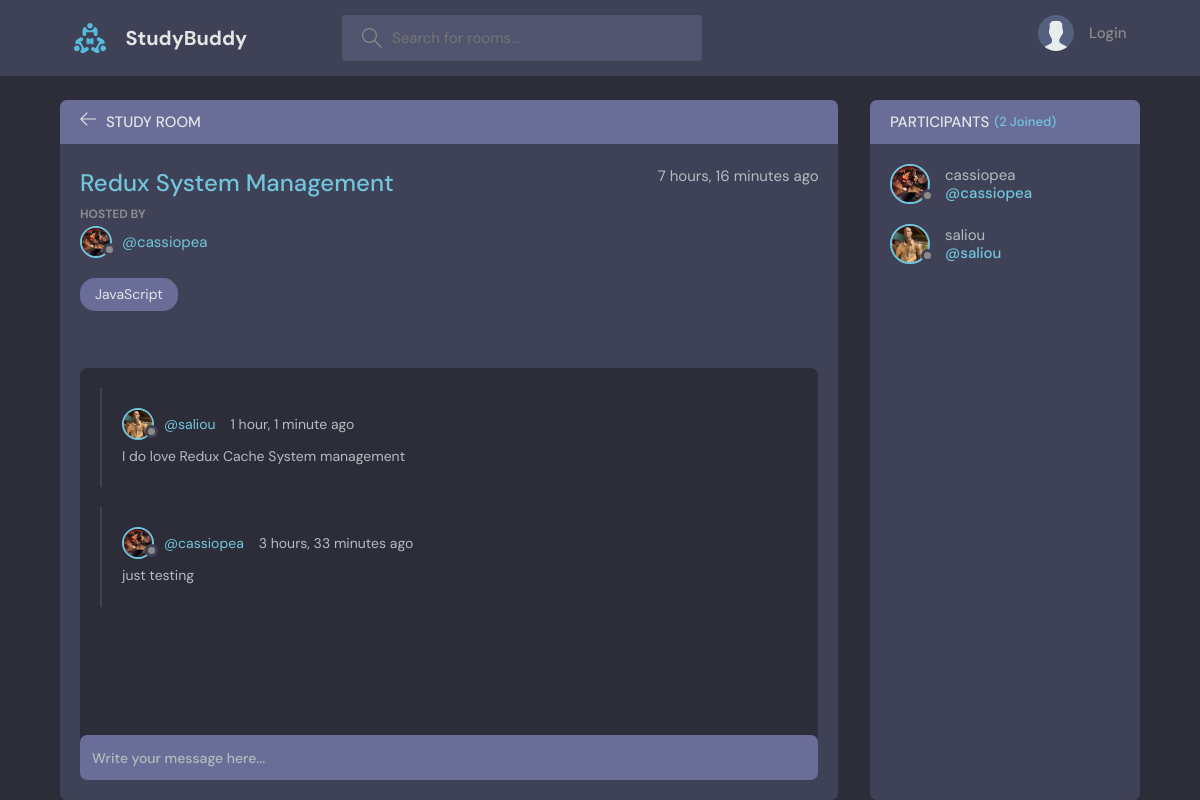
The app's page /rooms/1 with its own data.
### base/models.py (models this page shows, shortened)
class Room ( models.Model ) :
    host = models.ForeignKey ( 'User', on_delete = models.SET_NULL, null = True )
    participants = models.ManyToManyField (
        'User',
        related_name = 'participants',
        blank = True
    )
    topic = models.ForeignKey ( Topic , on_delete = models.SET_NULL, null = True )
    name = models.CharField ( max_length = 200 )
    description = models.TextField ( null = True , blank = True )
    created = models.DateTimeField ( auto_now_add = True )
    updated = models.DateTimeField ( auto_now = True )
    class Meta:
        ordering = [ '-updated', '-created' ]

class User ( AbstractUser ) :
    name = models.CharField ( max_length = 200 , null = True  )
    email = models.EmailField ( unique = True , null = True  )
    bio = models.TextField ( null = True )
    avatar = models.ImageField ( null = True , default = 'avatar.svg' )
    USERNAME_FIELD = 'email'
    REQUIRED_FIELDS = [  ]

class Topic ( models.Model ) :
    name = models.CharField ( max_length = 200 )

class Message ( models.Model ) :
    user = models.ForeignKey ( 'User', on_delete = models.CASCADE ) ;
    room = models.ForeignKey ( Room , on_delete = models.CASCADE )
    body = models.CharField ( max_length = 200 )
    created = models.DateTimeField ( auto_now_add = True )
    updated = models.DateTimeField ( auto_now = True )

### base/views.py (the view, shortened to what this page needs)
def room ( request, roomId ) :
    room = Room.objects.get ( id = roomId )
    room_messages = room.message_set.all().order_by ( '-created' )
    participants = room.participants.all ()
    context = {
        'room' : room,
        'room_messages' : room_messages,
        'participants' : participants
    }
    return render ( request , 'base/room.html' , context )

### base/templates/base/room.html (shortened to what this page needs)
{% extends 'main.html' %}
{% block body %}
    <main class="profile-page layout layout--2">
      <div class="container">
        <div class="room">
          <div class="room__top">
            <div class="room__topLeft">
              <a href="{{ request.META.HTTP_REFERER }}">
                <svg version="1.1" xmlns="http://www.w3.org/2000/svg" width="32" height="32" viewBox="0 0 32 32">
                  <title>arrow-left</title>
                  <path
                    d="M13.723 2.286l-13.723 13.714 13.719 13.714 1.616-1.611-10.96-10.96h27.625v-2.286h-27.625l10.965-10.965-1.616-1.607z"
                  ></path>
                </svg>
              </a>
              <h3>Study Room</h3>
            </div>
          </div>
          <div class="room__box scroll">
            <div class="room__header scroll">
              <div class="room__info">
                <h3>{{ room.name }} </h3>
                <span> {{ room.created | timesince }} ago</span>
              </div>
              <div class="room__hosted">
                <p>Hosted By</p>
                <a href="{% url 'userProfile' room.host.id %}" class="room__author">
                  <div class="avatar avatar--small">
                    <img src="{{ room.host.avatar.url }}" />
                  </div>
                  <span>@{{ room.host.username }} </span>
                </a>
              </div>
              <span class="room__topics">{{ room.topic.name }}</span>
            </div>
            <div class="room__conversation">
              <div class="threads scroll">
                {% for room_message in room_messages %}
                <div class="thread">
                  <div class="thread__top">
                    <div class="thread__author">
                      <a
                        href="{% url 'userProfile' room_message.user.id }"
                        class="thread__authorInfo"
                      >
                        <div class="avatar avatar--small">
                          <img src="{{ room_message.user.avatar.url }}" />
                        </div>
                        <span>@{{ room_message.user.username }}</span>
                      </a>
                      <span class="thread__date">
                        {{ room_message.created | timesince }} ago
                      </span>
                    </div>
                </div>
                  <div class="thread__details">
                    {{ room_message.body }}
                  </div>
                </div>
                {% endfor %}
              </div>
            </div>
          </div>
          <div class="room__message">
            <form
              action="{% url 'rooms' room.id %}"
              method = 'POST'
            >
              <input
                name="message_input"
                placeholder="Write your message here..."
              />
            </form>
          </div>
        </div>
        <div class="participants">
          <h3 class="participants__top">
            Participants
            <span>({{ room.participants.all.count }} Joined)</span>
          </h3>
          <div class="participants__list scroll">
            {% for user in participants %}
            <a href="{% url 'userProfile' user.id %}" class="participant">
              <div class="avatar avatar--medium">
                <img src="{{ user.avatar.url }}" />
              </div>
              <p>
                {{ user.username }}
                <span>@{{ user.username }}</span>
              </p>
            </a>
            {% endfor %}
          </div>
        </div>
      </div>
    </main>
{% endblock body %}

### records on screen
Room: name "Redux System Management", created "7 hours, 16 minutes", host.avatar (picture), host.username "cassiopea", topic.name "JavaScript", participants.all.count "2"
Message: user.avatar (picture), user.username "saliou", created "1 hour, 1 minute", body "I do love Redux Cache System management"
Message: user.avatar (picture), user.username "cassiopea", created "3 hours, 33 minutes", body "just testing"
User: avatar (picture), username "cassiopea"
User: avatar (picture), username "saliou"
